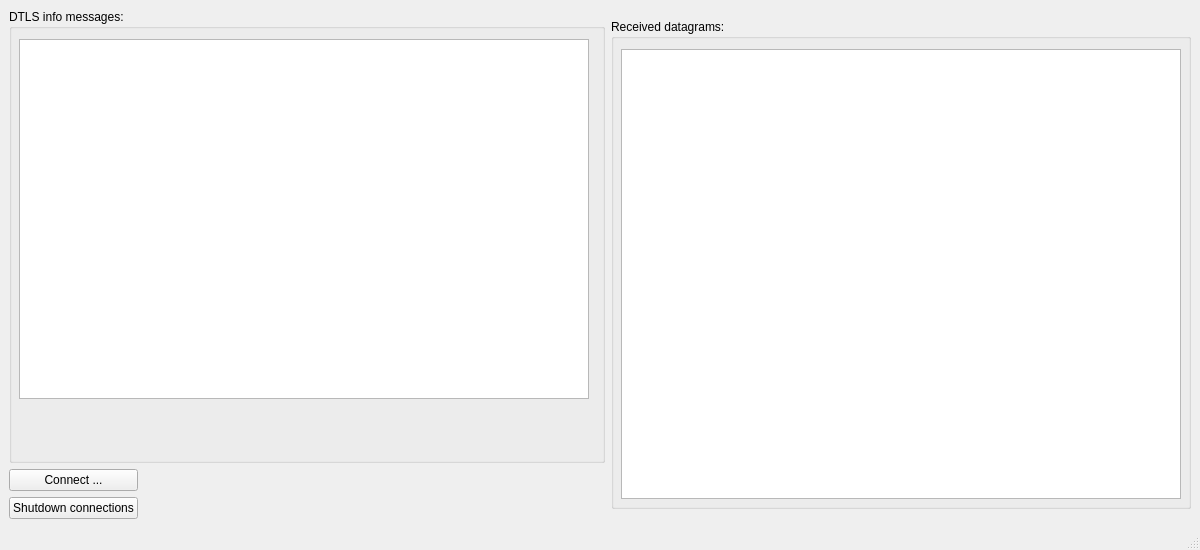
<?xml version="1.0" encoding="UTF-8"?>
<ui version="4.0">
 <class>MainWindow</class>
 <widget class="QMainWindow" name="MainWindow">
  <property name="geometry">
   <rect>
    <x>0</x>
    <y>0</y>
    <width>1200</width>
    <height>550</height>
   </rect>
  </property>
  <property name="minimumSize">
   <size>
    <width>1200</width>
    <height>550</height>
   </size>
  </property>
  <property name="maximumSize">
   <size>
    <width>1200</width>
    <height>550</height>
   </size>
  </property>
  <property name="windowTitle">
   <string>DTLS client</string>
  </property>
  <widget class="QWidget" name="centralwidget">
   <layout class="QHBoxLayout" name="horizontalLayout_3">
    <item>
     <layout class="QHBoxLayout" name="horizontalLayout_2">
      <item>
       <layout class="QVBoxLayout" name="verticalLayout_2">
        <item>
         <widget class="QGroupBox" name="groupBox">
          <property name="sizePolicy">
           <sizepolicy hsizetype="Preferred" vsizetype="Preferred">
            <horstretch>0</horstretch>
            <verstretch>0</verstretch>
           </sizepolicy>
          </property>
          <property name="minimumSize">
           <size>
            <width>590</width>
            <height>400</height>
           </size>
          </property>
          <property name="title">
           <string>DTLS info messages:</string>
          </property>
          <property name="flat">
           <bool>true</bool>
          </property>
          <widget class="QTextEdit" name="clientMessages">
           <property name="geometry">
            <rect>
             <x>10</x>
             <y>30</y>
             <width>570</width>
             <height>360</height>
            </rect>
           </property>
           <property name="minimumSize">
            <size>
             <width>570</width>
             <height>360</height>
            </size>
           </property>
           <property name="maximumSize">
            <size>
             <width>570</width>
             <height>360</height>
            </size>
           </property>
           <property name="acceptDrops">
            <bool>false</bool>
           </property>
           <property name="frameShape">
            <enum>QFrame::StyledPanel</enum>
           </property>
           <property name="frameShadow">
            <enum>QFrame::Plain</enum>
           </property>
           <property name="readOnly">
            <bool>true</bool>
           </property>
          </widget>
         </widget>
        </item>
        <item>
         <layout class="QHBoxLayout" name="horizontalLayout">
          <item>
           <layout class="QVBoxLayout" name="verticalLayout">
            <item>
             <widget class="QPushButton" name="connectButton">
              <property name="text">
               <string>Connect ...</string>
              </property>
             </widget>
            </item>
            <item>
             <widget class="QPushButton" name="shutdownButton">
              <property name="text">
               <string>Shutdown connections</string>
              </property>
             </widget>
            </item>
           </layout>
          </item>
          <item>
           <spacer name="horizontalSpacer">
            <property name="orientation">
             <enum>Qt::Horizontal</enum>
            </property>
            <property name="sizeHint" stdset="0">
             <size>
              <width>40</width>
              <height>20</height>
             </size>
            </property>
           </spacer>
          </item>
         </layout>
        </item>
       </layout>
      </item>
      <item>
       <widget class="QGroupBox" name="groupBox_2">
        <property name="minimumSize">
         <size>
          <width>580</width>
          <height>490</height>
         </size>
        </property>
        <property name="maximumSize">
         <size>
          <width>580</width>
          <height>490</height>
         </size>
        </property>
        <property name="title">
         <string>Received datagrams:</string>
        </property>
        <property name="flat">
         <bool>true</bool>
        </property>
        <widget class="QTextEdit" name="serverMessages">
         <property name="geometry">
          <rect>
           <x>10</x>
           <y>30</y>
           <width>560</width>
           <height>450</height>
          </rect>
         </property>
         <property name="minimumSize">
          <size>
           <width>560</width>
           <height>450</height>
          </size>
         </property>
         <property name="maximumSize">
          <size>
           <width>560</width>
           <height>450</height>
          </size>
         </property>
         <property name="frameShape">
          <enum>QFrame::StyledPanel</enum>
         </property>
         <property name="frameShadow">
          <enum>QFrame::Plain</enum>
         </property>
         <property name="readOnly">
          <bool>true</bool>
         </property>
        </widget>
       </widget>
      </item>
     </layout>
    </item>
   </layout>
  </widget>
  <widget class="QMenuBar" name="menubar">
   <property name="geometry">
    <rect>
     <x>0</x>
     <y>0</y>
     <width>1200</width>
     <height>22</height>
    </rect>
   </property>
  </widget>
  <widget class="QStatusBar" name="statusbar"/>
 </widget>
 <resources/>
 <connections/>
</ui>
